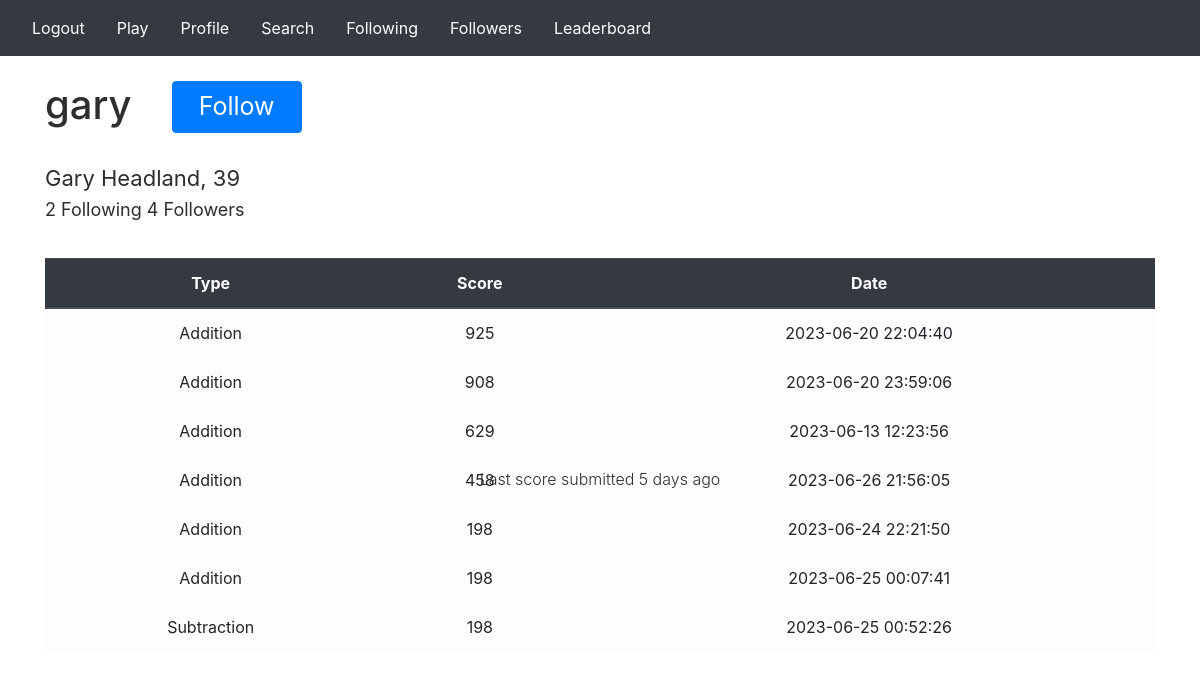
The page /profile/gary (signed in) on the database its author committed.
### Application/models.py (models this page shows)
class User(db.Model, UserMixin):
    id = db.Column(db.Integer, primary_key=True)
    username = db.Column(db.String(150), unique=True)
    name = db.Column(db.String(50), nullable=False)
    dob = db.Column(db.DateTime, nullable=False)
    password = db.Column(db.String(150))

class Score(db.Model):
    id = db.Column(db.Integer, primary_key=True)
    username = db.Column(db.String(50), nullable=True)
    name = db.Column(db.String(50), nullable=False)
    score = db.Column(db.Integer, nullable=False)
    type = db.Column(db.String(50), nullable=False)
    date = db.Column(db.DateTime, nullable=False, default=datetime.utcnow)

### Application/auth.py (the view)
@auth.route('/profile/<username>')
@login_required
def profile(username):
    session = db.session
    userQuery = User.query.filter_by(username=username).first()
    today = date.today()
    dob = userQuery.dob
    age = today.year - dob.year  - ((today.month, today.day) < (dob.month, dob.day))
    scores = Score.query.order_by(Score.score.desc()).filter_by(username=username).limit(15).all()
    for score in scores:
        score.score = int(score.score)
    follows = Follow.query.filter_by(current_user=current_user.username).all()
    usernames = [follow.username for follow in follows]
    followingQuery = Follow.query.filter_by(current_user=username).all()
    following = len(followingQuery)
    followersQuery = Follow.query.filter_by(username=username).all()
    followers = len(followersQuery)
    mostRecent = session.query(Score).order_by(desc(Score.date)).first()
    mostRecent = Score.query.filter_by(username=username).order_by(desc(Score.date)).first()
    current = datetime.now()
    timeDifference = current - mostRecent.date
    mins = int(timeDifference.total_seconds() // 60)
    hours = int(timeDifference.total_seconds() // 3600)
    days = timeDifference.days
    months = int(days / 30)
    if months > 0:
        last = f"{months} month{'s' if months > 1 else ''} ago"
    elif days > 0:
        last = f"{days} day{'s' if days > 1 else ''} ago"
    elif hours > 0:
        last = f"{hours} hour{'s' if hours > 1 else ''} ago"
    else:
        last = f"{mins} minute{'s' if mins > 1 else ''} ago"
    for score in scores:
        score.score = int(score.score)
    return render_template('profile.html', user=current_user, scores=scores, User=User, age=age, last=last, following=following, followers=followers, userQuery=userQuery)

### Application/__init__.py (called while the page is built)
def create_app():
    app = Flask(__name__)
    app.config['SECRET_KEY'] = 'jaqwjeodhoasdh'
    app.config['SQLALCHEMY_DATABASE_URI'] = f'sqlite:///database.db'
    db.init_app(app)
    from .views import views
    from .auth import auth
    app.register_blueprint(views, url_prefix='/')
    app.register_blueprint(auth, url_prefix='/')
    with app.app_context():
        db.create_all()
    login_manager = LoginManager()
    login_manager.login_view = 'auth.login'
    login_manager.init_app(app)
    @login_manager.user_loader
    def load_user(id):
        return User.query.get(int(id))
    return app

### Application/templates/profile.html (shortened to what this page needs)
{% extends "base.html" %}
{% block content %}
<link rel="stylesheet" href="../static/profile.css">
<body>
    <div class="profile">
        <div class="profileHeader">
            <h1>{{ userQuery.username }}</h1>
                <div class="profileButton">
                    <ul style="list-style-type: none;">
                        <li>
                        {% if userQuery.username != current_user.username %}
                            {% if userQuery.username in usernames %}
                                <button class="btn btn-primary profileCheck" style="min-width: 130px;"><a style="color:#ffffff" onclick="FollowOrUnfollow('{{userQuery.username}}')"><div id="{{userQuery.username}}">Unfollow</div></button>
                                {% else %}
                                <button class="btn btn-primary profileCheck" style="min-width: 130px;"><a style="color:#ffffff" onclick="FollowOrUnfollow('{{userQuery.username}}')"><div id="{{userQuery.username}}">Follow</div></button>
                                {% endif %}
                            {% endif%}
                        </li>
                    </ul>
                </div>
            </div>
        <h2>{{ userQuery.name }}, {{ age }}</h2>
        <h3>{{ following }} Following {{ followers }} Followers</h3>
        <h4>Last score submitted {{ last }}</h4>
    </div>
    <div class="profileLeaderboard" style="margin-top: 20px;">
        <table class ="table thead-dark">
            <thead class="thead-dark">
            <tr align="center">
                <th>Type</th>
                <th>Score</th>
                <th>Date</th>
            </tr>
            </thead>
            {% for score in scores %}
            <tr class="table-light" align="center">
                <td>{{ score.type }}</td>
                <td>{{ score.score }}</td>
                <td>{{ score.date.strftime('%Y-%m-%d %H:%M:%S') }}</td>
                </tr>
            {% endfor %}
        </table>
    </div>
</body>
{% endblock %}

### Application/static/styles.css (style rules this page uses)
h4 { font-size: 45px; margin: 0; position: absolute; text-align: center; top: 480px; left: 50%; -ms-transform: translate(-50%, -50%); transform: translate(-50%, -50%); }
.table { margin-top: 30px; }
body { height: 100vh; background: linear-gradient( #e8f0f7 50%;, #4d5bf9 50%; ); }

### Application/static/profile.css (style rules this page uses)
.profileCheck { font-size: 25px; }
h1 { font-size: 40px; color: #2e2e2e; font-weight: 500; }
h2 { font-size: 22px; color: #2e2e2e; font-weight: 400; margin-top: 16px; }
h3 { font-size: 18px; color: #2e2e2e; font-weight: 400; }
h4 { font-size: 16px; color: #2e2e2e; font-weight: 350; }
.profile { display: flex; flex-direction: column; align-items: flex-start; margin-top: 0px; }
.profileHeader { display: flex; gap: -20px; margin-top: 25px; margin-bottom: 0; }
.profileButton { margin-left: auto; }

### rows shown on the page
User: username "gary", name "Gary Headland"
Score: type "Addition", score "925", date "2023-06-20 22:04:40"
Score: type "Addition", score "908", date "2023-06-20 23:59:06"
Score: type "Addition", score "629", date "2023-06-13 12:23:56"
Score: type "Addition", score "458", date "2023-06-26 21:56:05"
Score: type "Addition", score "198", date "2023-06-24 22:21:50"
Score: type "Addition", score "198", date "2023-06-25 00:07:41"
Score: type "Subtraction", score "198", date "2023-06-25 00:52:26"

### other values the page prints
{{ following }} "2"
{{ followers }} "4"
